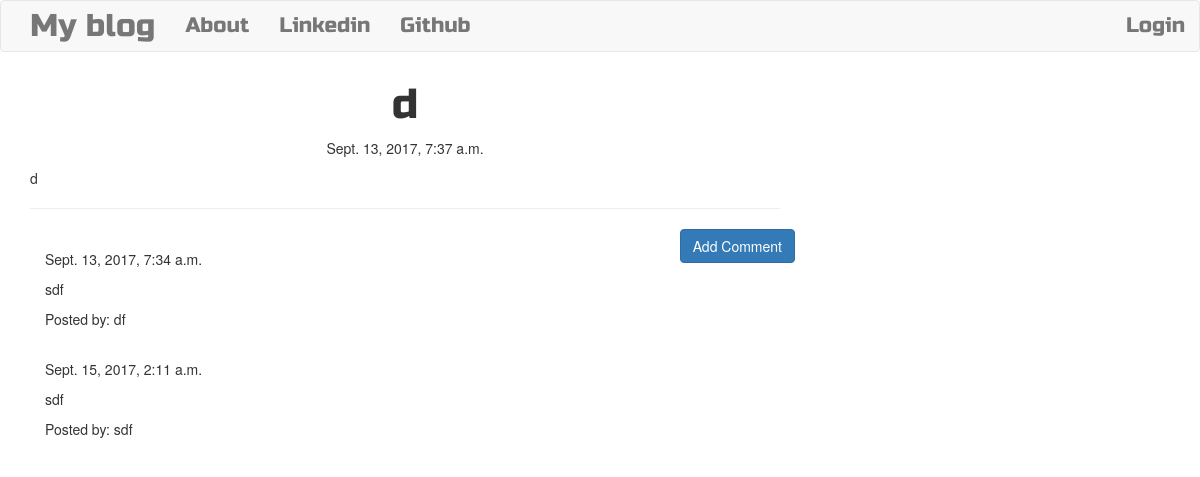
Page /post/9 on the committed database.
### blog/models.py (models this page shows, shortened)
class Post(models.Model):
    author = models.ForeignKey('auth.User') #since only one user in theory will use this site, make sure the entity trying to post is an authorized user (AKA A SUPERUSER from python manage.py createsuperuser)
    title = models.CharField(max_length=200)
    text = models.TextField()
    created_date = models.DateTimeField(default=timezone.now)
    published_date = models.DateTimeField(blank=True,null=True)#post might not be published for viewing when first drafted, only want to stamp with time when he post becomes viewable to the public

class Comment(models.Model):
    post = models.ForeignKey(Post,related_name='comments')
    author = models.CharField(max_length=200)
    text = models.TextField()
    created_date = models.DateTimeField(default=timezone.now())
    approved_comment = models.BooleanField(default=False)

### blog/views.py (the view)
# urls.py: url(r'post/(?P<pk>\d+)$',views.PostDetailView.as_view(),name='post_detail'),
class PostDetailView(DetailView):
    model = Post
    context_object_name = 'post'
    template_name='blog/post_detail.html'

### blog/templates/blog/post_detail.html (shortened to what this page needs)
{% extends "blog/base.html" %}
{% block content %}
<h1 class="posttitle loader">{{post.title}}</h1>
{% if post.published_date %}
  <div class="date postdate">
    {{ post.published_date}}
  </div>
{% else %}
  <a class='btn btn-default' href="{% url 'blog:post_publish' pk=post.pk %}">Publish</a>
{% endif %}
  <p class='postcontent'>{{post.text|safe|linebreaksbr}}</p>
<hr>
<a class='btn btn-primary btn-comment' href="{% url 'blog:add_comment_to_post' pk=post.pk %}">Add Comment</a>
<div class="container">
  {% for comment in post.comments.all %}
  <br>
    {% if user.is_authenticated or comment.approved_comment %}
    {{comment.created_date}}
        <p>{{comment.text|safe|linebreaks}}</p>
        <p>Posted by: {{comment.author}}</p>
      {% endif %}
      {% empty %}
      <p>No Comments</p>
  {% endfor %}
</div>
{% endblock %}

### blog/static/css/blog.css (style rules this page uses)
.postdate { text-align:center; }
.posttitle { font-family: 'Russo One',sans-serif; font-size:3em; text-align:center; }
.btn-comment { position:absolute; right:0px; }
.postcontent { font-family: 'Russo One',sans-serif; font-size: 1.5em; }

### rows in the picture
Post: title "d", published_date "Sept. 13, 2017, 7:37 a.m.", text "d"
Comment: created_date "Sept. 13, 2017, 7:34 a.m.", text "sdf", author "df"
Comment: created_date "Sept. 15, 2017, 2:11 a.m.", text "sdf", author "sdf"
